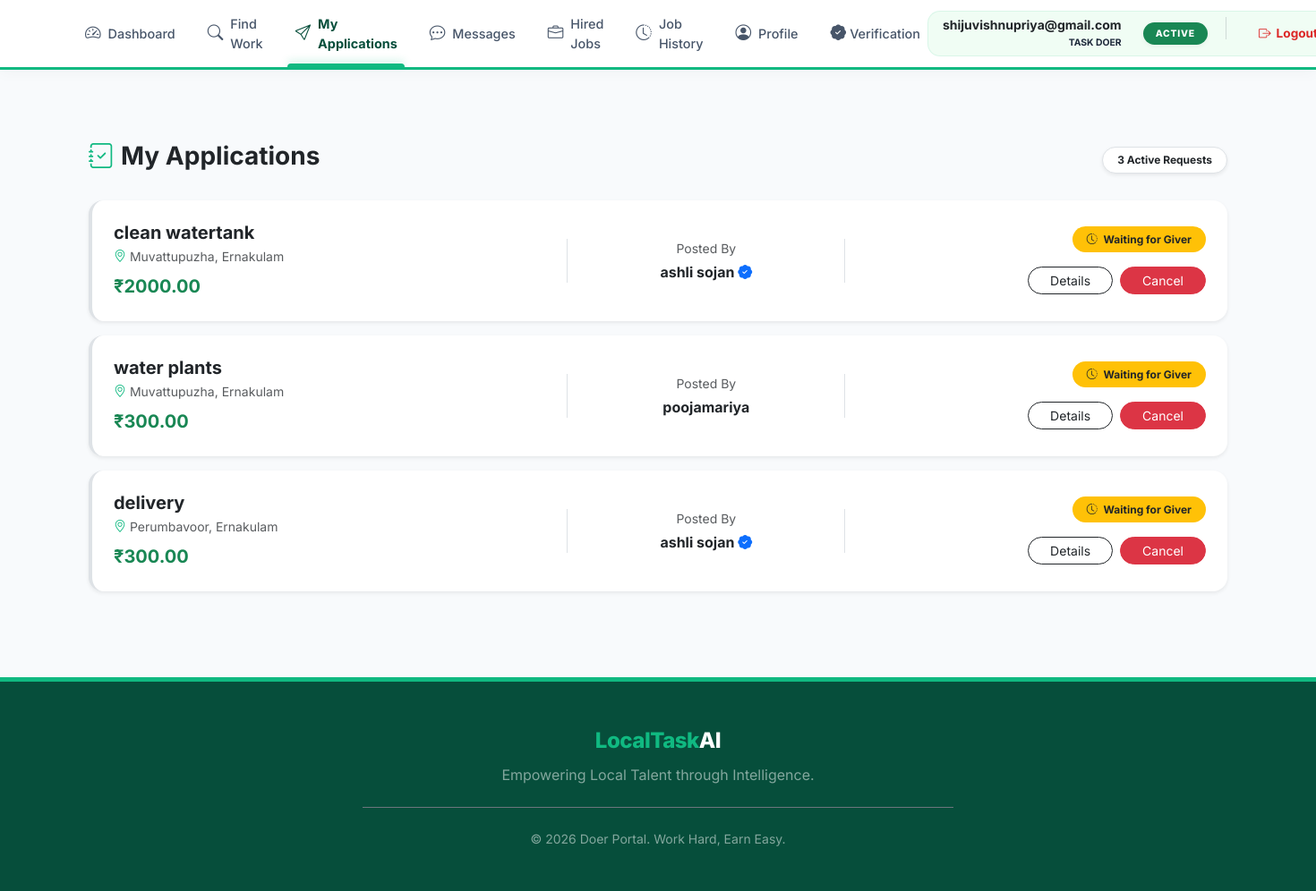
Page /my-requests/ (signed in) on the earlier database version.
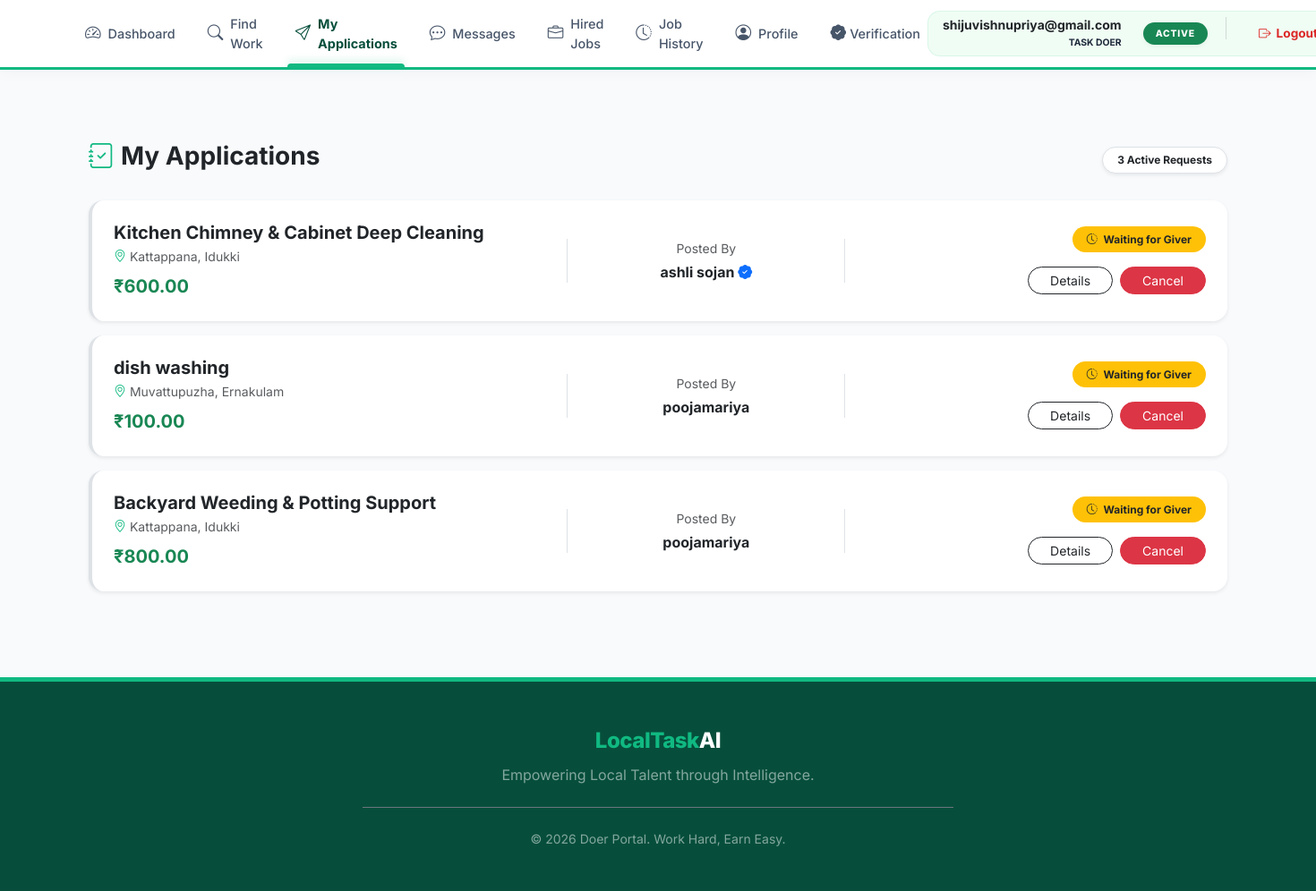
Same page on the later database version.
### doer/models.py (models this page shows, shortened)
class TaskRequest(models.Model):
    STATUS_CHOICES = [
        ('Pending', 'Pending'),
        ('Accepted', 'Accepted'),
        ('Rejected', 'Rejected'),
        ('Cancelled', 'Cancelled'),
    ]
    task = models.ForeignKey(Task, on_delete=models.CASCADE, related_name='task_requests')
    doer = models.ForeignKey(settings.AUTH_USER_MODEL, on_delete=models.CASCADE, related_name='my_requests')
    status = models.CharField(max_length=20, choices=STATUS_CHOICES, default='Pending')
    message = models.TextField(blank=True, null=True)
    created_at = models.DateTimeField(auto_now_add=True)
    updated_at = models.DateTimeField(auto_now=True)
    class Meta:
        unique_together = ('task', 'doer')

### giver/models.py (models this page shows, shortened)
class Task(models.Model):
    STATUS_CHOICES = [
        ('Open', 'Open'),
        ('Accepted', 'Accepted'),
        ('Completed', 'Completed'),
        ('Cancelled', 'Cancelled'),
        ('Expired', 'Expired'),
    ]
    giver = models.ForeignKey(settings.AUTH_USER_MODEL, on_delete=models.CASCADE, related_name='tasks_posted')
    doer = models.ForeignKey(settings.AUTH_USER_MODEL, on_delete=models.SET_NULL, null=True, blank=True, related_name='tasks_accepted')
    category = models.ForeignKey(Category, on_delete=models.CASCADE)
    skill = models.ForeignKey(Skill, on_delete=models.CASCADE)
    district = models.ForeignKey(District, on_delete=models.SET_NULL, null=True)
    place = models.ForeignKey(Place, on_delete=models.SET_NULL, null=True)
    pincode = models.ForeignKey(Pincode, on_delete=models.SET_NULL, null=True)
    title = models.CharField(max_length=150)
    description = models.TextField()
    budget = models.DecimalField(max_digits=10, decimal_places=2)
    status = models.CharField(max_length=30, choices=STATUS_CHOICES, default='Open')
    created_at = models.DateTimeField(auto_now_add=True)
    expiry_at = models.DateTimeField(null=True, blank=True)
    deadline_datetime = models.DateTimeField()
    is_active = models.BooleanField(default=True)

### adminpanel/models.py (models this page shows, shortened)
class Place(models.Model):
    district = models.ForeignKey(District, on_delete=models.CASCADE, related_name='places')
    place_name = models.CharField(max_length=100)
    status = models.CharField(max_length=20, default='Active')

class District(models.Model):
    district_name = models.CharField(max_length=100)
    status = models.CharField(max_length=20, default='Active')

### accounts/models.py (models this page shows, shortened)
class User(AbstractUser):
    name = models.CharField(max_length=100)
    email = models.EmailField(unique=True)
    phone = models.CharField(max_length=15)
    ROLE_CHOICES = (
        ('giver', 'Giver'),
        ('doer', 'Doer'),
        ('admin', 'Admin'),
    )
    role = models.CharField(max_length=10, choices=ROLE_CHOICES)
    adhar_photo = models.ImageField(upload_to='adhar_photos/', null=True, blank=True)
    photo = models.ImageField(upload_to='profile_photos/', null=True, blank=True)
    certificate_file = models.FileField(upload_to='certificates/', null=True, blank=True)
    verification_attempts = models.IntegerField(default=0)
    approval_status = models.CharField(max_length=20, default='pending')
    status = models.CharField(max_length=20, default='Active')
    verification_live_photo = models.ImageField(
    upload_to='verification/live_photos/',
    null=True,
    blank=True
)
    USERNAME_FIELD = 'email'
    REQUIRED_FIELDS = ['username', 'name']

### doer/views.py (the view)
# urls.py: path('my-requests/', views.my_task_requests_view, name='my_requests'),
@login_required
def my_task_requests_view(request):
    my_requests = TaskRequest.objects.filter(
        doer=request.user
    ).exclude(
        task__status='Completed'
    ).select_related(
        'task', 'task__giver', 'task__district', 'task__place'
    ).order_by('-created_at')
    return render(request, 'doer/my_requests.html', {
        'my_requests': my_requests
    })

### doer/templates/doer/my_requests.html (shortened to what this page needs)
{% extends 'doer/base_doer.html' %}
{% block content %}
<div class="container py-5">
    <div class="d-flex justify-content-between align-items-center mb-4">
        <h3 class="fw-bold text-dark"><i class="bi bi-journal-check text-emerald-accent me-2"></i>My Applications</h3>
        <span class="badge bg-white text-dark border shadow-sm px-3 py-2 rounded-pill">
            {{ my_requests.count }} Active Requests
        </span>
    </div>
    <div class="row">
        {% for req in my_requests %}
        <div class="col-12 mb-3">
            <div class="card shadow-sm border-0 rounded-4 overflow-hidden border-start border-4 {% if req.status == 'Accepted' %}border-success{% else %}border-emerald{% endif %}">
                <div class="card-body p-4">
                    <div class="row align-items-center">
                        <div class="col-md-5">
                            <h5 class="fw-bold mb-1">{{ req.task.title }}</h5>
                            <p class="text-muted small mb-0">
                                <i class="bi bi-geo-alt text-emerald-accent"></i> {{ req.task.place.place_name }}, {{ req.task.district.district_name }}
                            </p>
                            <p class="text-success fw-bold fs-5 mb-0 mt-2">₹{{ req.task.budget }}</p>
                        </div>
                        <div class="col-md-3 text-center border-start border-end d-none d-md-block">
                            <div class="small text-muted mb-1">Posted By</div>
                            <div class="fw-bold">
                                {{ req.task.giver.name }}
                                {% if req.task.giver.approval_status == 'Accepted' %}
                                    <i class="bi bi-patch-check-fill text-primary" title="Verified Giver"></i>
                                {% endif %}
                            </div>
                        </div>
                        <div class="col-md-4 text-end">
                            <div class="mb-3">
                                {% if req.status == 'Pending' %}
                                    <span class="badge bg-warning text-dark px-3 py-2 rounded-pill"><i class="bi bi-clock-history me-1"></i> Waiting for Giver</span>
                                {% elif req.status == 'Accepted' %}
                                    <span class="badge bg-success px-3 py-2 rounded-pill"><i class="bi bi-check-circle me-1"></i> Hired / Accepted</span>
                                {% elif req.status == 'Cancelled' %}
                                    <span class="badge bg-secondary px-3 py-2 rounded-pill">You Cancelled</span>
                                {% else %}
                                    <span class="badge bg-danger px-3 py-2 rounded-pill">Not Selected</span>
                                {% endif %}
                            </div>
                            <div class="d-flex justify-content-end gap-2">
                                <a href="{% url 'task_detail' req.task.id %}" class="btn btn-sm btn-outline-dark px-4 rounded-pill">
                                    Details
                                </a>
                                {% if req.status == 'Pending' %}
                                <form action="{% url 'cancel_task_request' req.task.id %}" method="POST" class="d-inline">
                                    <button type="button" class="btn btn-sm btn-danger px-4 rounded-pill btn-cancel-trigger">
                                        Cancel
                                    </button>
                                </form>
                                {% endif %}
                            </div>
                        </div>
                    </div>
                </div>
            </div>
        </div>
        {% endfor %}
    </div>
</div>
{% endblock %}

Differences in the rows shown:
removed TaskRequest: task "clean watertank", task.place.place_name "Muvattupuzha", task.district.district_name "Ernakulam", task.budget "2000.00", task.giver.name "ashli sojan", status "Pending" (drawn)
removed TaskRequest: task "water plants", task.place.place_name "Muvattupuzha", task.district.district_name "Ernakulam", task.budget "300.00", task.giver.name "poojamariya", status "Pending" (drawn)
removed TaskRequest: task "delivery", task.place.place_name "Perumbavoor", task.district.district_name "Ernakulam", task.budget "300.00", task.giver.name "ashli sojan", status "Pending" (drawn)
added TaskRequest: task "Kitchen Chimney & Cabinet Deep Cleaning", task.place.place_name "Kattappana", task.district.district_name "Idukki", task.budget "600.00", task.giver.name "ashli sojan", status "Pending" (drawn)
added TaskRequest: task "dish washing", task.place.place_name "Muvattupuzha", task.district.district_name "Ernakulam", task.budget "100.00", task.giver.name "poojamariya", status "Pending" (drawn)
added TaskRequest: task "Backyard Weeding & Potting Support", task.place.place_name "Kattappana", task.district.district_name "Idukki", task.budget "800.00", task.giver.name "poojamariya", status "Pending" (drawn)
